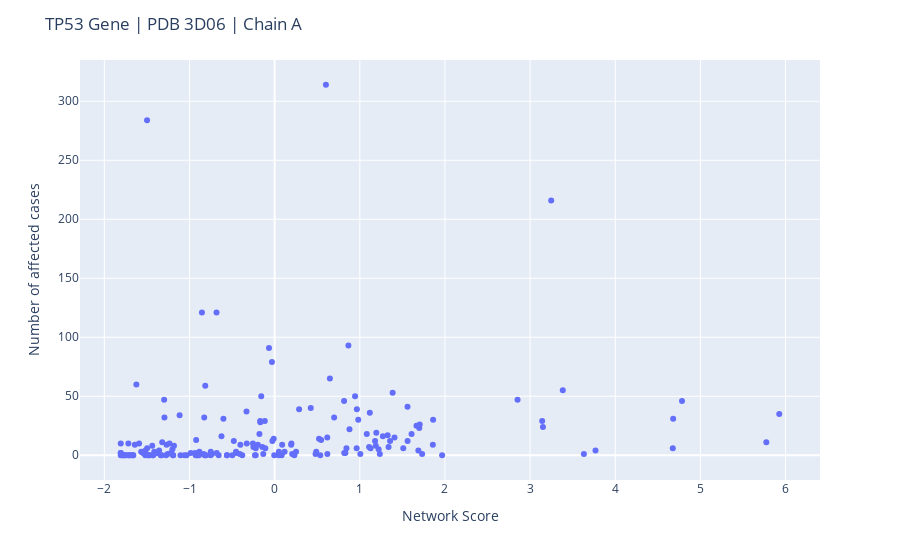
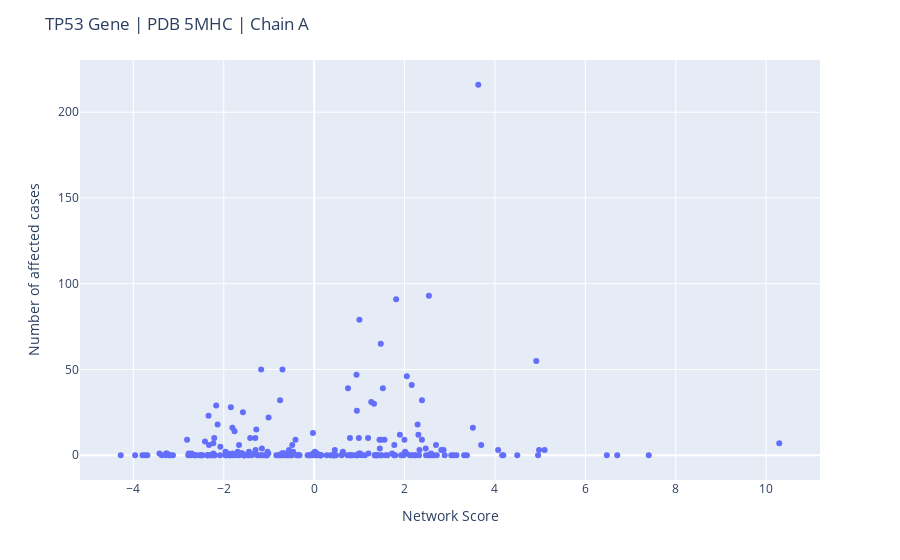
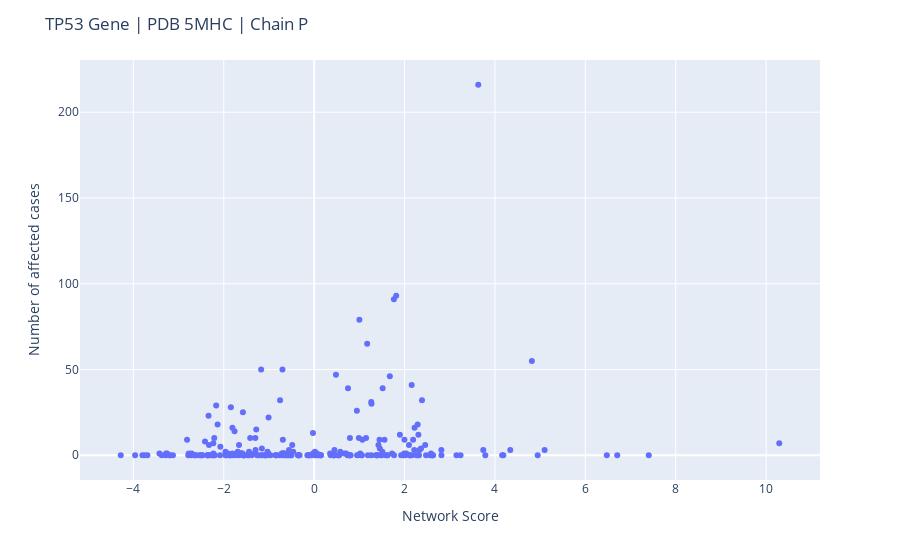
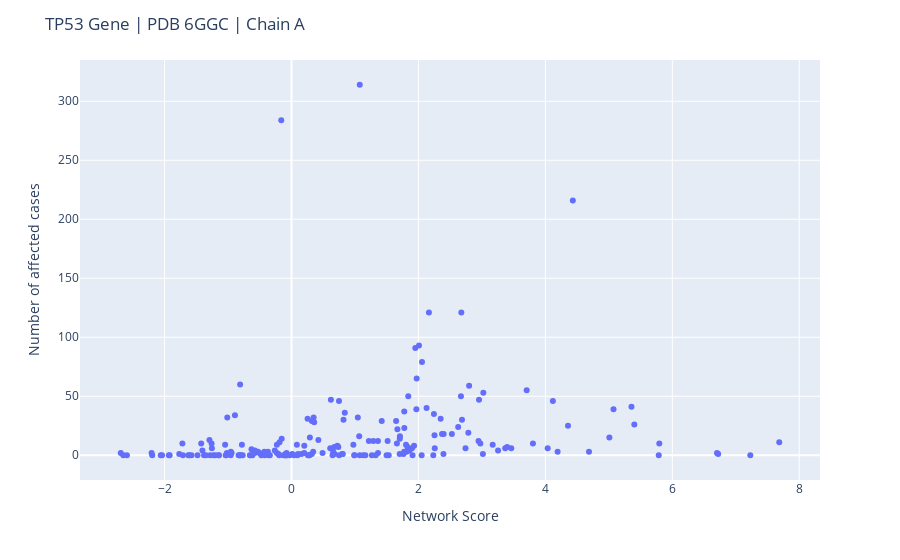

Notebook code for these charts, in order:
### Markdown cell above
# TP53

### Code cell
gene = "TP53"

# read tp53 TCGA data
missense_data = pd.read_csv(f'{gene}_frequent-mutations.2024-04-15.tsv', sep='\t')

missense_data = missense_data[missense_data['consequence']=="Missense"].reset_index(drop=True)
missense_data['res_num'] = missense_data['protein_change'].apply(lambda x: x.split(' ')[1]).str.extract('(\d+)').astype(int) # get residue number

# sum the number of mutations for each residue
missense_data = missense_data.groupby('res_num').agg({'num_ssm_affected_cases': 'sum'}).reset_index()

# plot frequency vs score and save all plots to file
for pdb_id in top_structures[gene]:
    chains = get_chains_pdb_id(pdb_id)
    for chain in chains:
        # print(f"Processing {pdb_id} with chain {chain}...")
        # read FinalSum file
        try:
            with open(f"sbna_results/{pdb_id}/{chain}/{pdb_id}_monomer/FinalSum", "r") as f:
                final_sum = f.readlines()
        except Exception as e:
            print(f"Failed to read FinalSum for {pdb_id} with error {e}")
            continue
        # each line is like "MET1	-2.29160741999415", convert to table
        final_sum = [i.split() for i in final_sum]
        final_sum = [(i[0][:3], i[0][3:], i[1]) for i in final_sum] 
        final_sum = pd.DataFrame(final_sum, columns=['res', 'num', 'score'])
        final_sum['num'] = final_sum['num'].astype(int)
        final_sum['score'] = final_sum['score'].astype(float)
        
        # join with missense_data
        # merge and if no values then 0
        final_sum = final_sum.merge(missense_data, how='left', left_on='num', right_on='res_num').fillna(0) 

        # plot frequency vs score and save all plots to file

        fig = px.scatter(final_sum, x='score', y='num_ssm_affected_cases', hover_data=['num'], 
                         labels={'num_ssm_affected_cases': 'Number of affected cases',
                                 'score': 'Network Score',
                                 'num': 'Residue Number'})
        
        fig.update_layout(title=f"TP53 Gene | PDB {pdb_id} | Chain {chain}")
        fig.update_xaxes(title_text='Network Score')
        fig.update_yaxes(title_text='Number of affected cases')

        # add label residue number to each point by hovering
        fig.update_traces(text=final_sum['num'], hoverinfo='text+y')



        # fig.write_image(f"plots/TP53_{pdb_id}_{chain}.png")
        fig.show()

### Figure 1 — Plotly figure (JSON) as saved in the notebook; plotly's stock layout.template omitted (floating-point values rounded to 4 significant figures; data arrays with more than 128 entries replaced by an {"elided": "..."} marker saying what was removed)
{"data": [{"customdata": {"elided": "179x1 int values"}, "hoverinfo": "text+y", "hovertemplate": "Network Score=%{x}<br>Number of affected cases=%{y}<br>Residue Number=%{customdata[0]}<extra></extra>", "legendgroup": "", "marker": {"color": "#636efa", "symbol": "circle"}, "mode": "markers", "name": "", "orientation": "v", "showlegend": false, "text": {"elided": "179 int values"}, "type": "scatter", "x": {"elided": "179 float values"}, "xaxis": "x", "y": {"elided": "179 int values"}, "yaxis": "y"}], "layout": {"legend": {"tracegroupgap": 0}, "margin": {"t": 60}, "title": {"text": "TP53 Gene | PDB 3D06 | Chain A"}, "xaxis": {"anchor": "y", "domain": [0, 1], "title": {"text": "Network Score"}}, "yaxis": {"anchor": "x", "domain": [0, 1], "title": {"text": "Number of affected cases"}}}}

### Figure 2 — Plotly figure (JSON) as saved in the notebook; plotly's stock layout.template omitted (floating-point values rounded to 4 significant figures; data arrays with more than 128 entries replaced by an {"elided": "..."} marker saying what was removed)
{"data": [{"customdata": {"elided": "242x1 int values"}, "hoverinfo": "text+y", "hovertemplate": "Network Score=%{x}<br>Number of affected cases=%{y}<br>Residue Number=%{customdata[0]}<extra></extra>", "legendgroup": "", "marker": {"color": "#636efa", "symbol": "circle"}, "mode": "markers", "name": "", "orientation": "v", "showlegend": false, "text": {"elided": "242 int values"}, "type": "scatter", "x": {"elided": "242 float values"}, "xaxis": "x", "y": {"elided": "242 int values"}, "yaxis": "y"}], "layout": {"legend": {"tracegroupgap": 0}, "margin": {"t": 60}, "title": {"text": "TP53 Gene | PDB 5MHC | Chain A"}, "xaxis": {"anchor": "y", "domain": [0, 1], "title": {"text": "Network Score"}}, "yaxis": {"anchor": "x", "domain": [0, 1], "title": {"text": "Number of affected cases"}}}}

### Figure 3 — Plotly figure (JSON) as saved in the notebook; plotly's stock layout.template omitted (floating-point values rounded to 4 significant figures; data arrays with more than 128 entries replaced by an {"elided": "..."} marker saying what was removed)
{"data": [{"customdata": {"elided": "242x1 int values"}, "hoverinfo": "text+y", "hovertemplate": "Network Score=%{x}<br>Number of affected cases=%{y}<br>Residue Number=%{customdata[0]}<extra></extra>", "legendgroup": "", "marker": {"color": "#636efa", "symbol": "circle"}, "mode": "markers", "name": "", "orientation": "v", "showlegend": false, "text": {"elided": "242 int values"}, "type": "scatter", "x": {"elided": "242 float values"}, "xaxis": "x", "y": {"elided": "242 int values"}, "yaxis": "y"}], "layout": {"legend": {"tracegroupgap": 0}, "margin": {"t": 60}, "title": {"text": "TP53 Gene | PDB 5MHC | Chain P"}, "xaxis": {"anchor": "y", "domain": [0, 1], "title": {"text": "Network Score"}}, "yaxis": {"anchor": "x", "domain": [0, 1], "title": {"text": "Number of affected cases"}}}}

### Figure 4 — Plotly figure (JSON) as saved in the notebook; plotly's stock layout.template omitted (floating-point values rounded to 4 significant figures; data arrays with more than 128 entries replaced by an {"elided": "..."} marker saying what was removed)
{"data": [{"customdata": {"elided": "199x1 int values"}, "hoverinfo": "text+y", "hovertemplate": "Network Score=%{x}<br>Number of affected cases=%{y}<br>Residue Number=%{customdata[0]}<extra></extra>", "legendgroup": "", "marker": {"color": "#636efa", "symbol": "circle"}, "mode": "markers", "name": "", "orientation": "v", "showlegend": false, "text": {"elided": "199 int values"}, "type": "scatter", "x": {"elided": "199 float values"}, "xaxis": "x", "y": {"elided": "199 int values"}, "yaxis": "y"}], "layout": {"legend": {"tracegroupgap": 0}, "margin": {"t": 60}, "title": {"text": "TP53 Gene | PDB 6GGC | Chain A"}, "xaxis": {"anchor": "y", "domain": [0, 1], "title": {"text": "Network Score"}}, "yaxis": {"anchor": "x", "domain": [0, 1], "title": {"text": "Number of affected cases"}}}}
